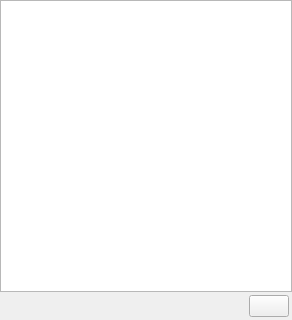
<?xml version="1.0" encoding="UTF-8"?>
<ui version="4.0">
 <class>OutputWind</class>
 <widget class="QWidget" name="OutputWind">
  <property name="geometry">
   <rect>
    <x>0</x>
    <y>0</y>
    <width>292</width>
    <height>320</height>
   </rect>
  </property>
  <property name="focusPolicy">
   <enum>Qt::ClickFocus</enum>
  </property>
  <property name="windowTitle">
   <string>Form</string>
  </property>
  <layout class="QVBoxLayout" name="verticalLayout">
   <property name="spacing">
    <number>0</number>
   </property>
   <property name="leftMargin">
    <number>0</number>
   </property>
   <property name="topMargin">
    <number>0</number>
   </property>
   <property name="rightMargin">
    <number>0</number>
   </property>
   <property name="bottomMargin">
    <number>0</number>
   </property>
   <item>
    <widget class="QTextEdit" name="textEdit"/>
   </item>
   <item>
    <layout class="QHBoxLayout" name="horizontalLayout">
     <property name="leftMargin">
      <number>3</number>
     </property>
     <property name="topMargin">
      <number>3</number>
     </property>
     <property name="rightMargin">
      <number>3</number>
     </property>
     <property name="bottomMargin">
      <number>3</number>
     </property>
     <item>
      <spacer name="horizontalSpacer">
       <property name="orientation">
        <enum>Qt::Horizontal</enum>
       </property>
       <property name="sizeHint" stdset="0">
        <size>
         <width>40</width>
         <height>20</height>
        </size>
       </property>
      </spacer>
     </item>
     <item>
      <widget class="QPushButton" name="pushButton">
       <property name="toolTip">
        <string>Clear Output</string>
       </property>
       <property name="text">
        <string/>
       </property>
       <property name="icon">
        <iconset resource="../Resources/mainwind.qrc">
         <normaloff>:/Resources/clear.png</normaloff>:/Resources/clear.png</iconset>
       </property>
      </widget>
     </item>
    </layout>
   </item>
  </layout>
 </widget>
 <resources>
  <include location="../Resources/mainwind.qrc"/>
 </resources>
 <connections>
  <connection>
   <sender>pushButton</sender>
   <signal>clicked()</signal>
   <receiver>textEdit</receiver>
   <slot>clear()</slot>
   <hints>
    <hint type="sourcelabel">
     <x>293</x>
     <y>305</y>
    </hint>
    <hint type="destinationlabel">
     <x>168</x>
     <y>145</y>
    </hint>
   </hints>
  </connection>
 </connections>
</ui>
